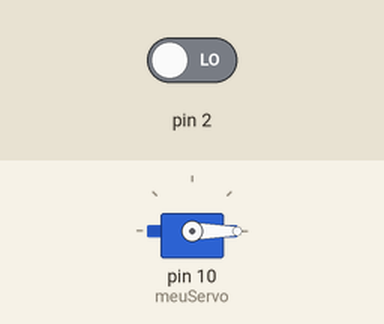
Bench run of a sketch on a simulated Arduino Uno, built with avr-gcc and run on an emulated ATmega328P. Parts: servo. The test bench sets the inputs (shaded band); at power-on: pin 2 LOW.

Above: at 1.2 s.
1.3 s: pin 2 driven HIGH
At 1.76 s:
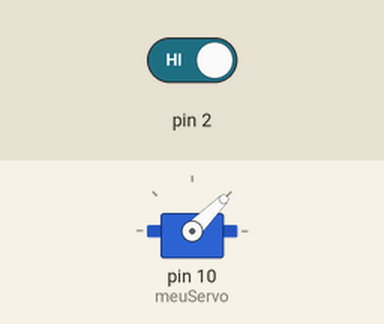
At 4.0 s:
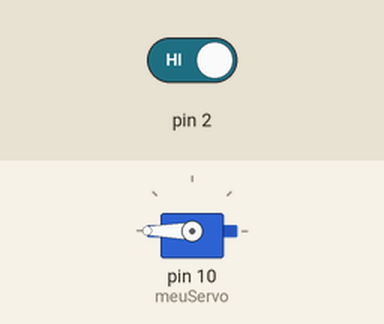
4.3 s: pin 2 driven LOW
At 5.6 s:
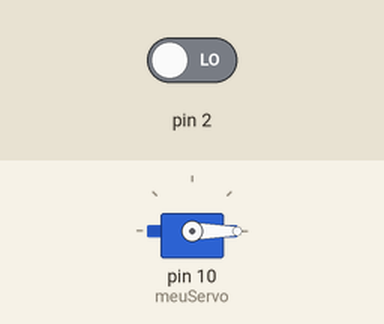
Timing chart, 0 to 7.3 s (numbered marks = the images above; inputs shaded):
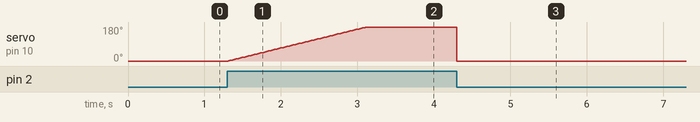

The sketch:

AbreTeSesamo.ino
```cpp
#include <Servo.h>

Servo meuServo;
int posicaoServo;

void setup() {
  meuServo.attach(10);
  pinMode(2, INPUT);
}

void loop() {
  if(digitalRead(2) == HIGH) {
    if(posicaoServo < 180) {
      posicaoServo++;
    }
  } else {
    posicaoServo = 0;
  }
  meuServo.write(posicaoServo);
  delay(10);
}
```

Measured:
- after the input at 1.3 s, servo on pin 10 (meuServo): moves from 0° to 180° over 1.8 s, starting at once
- after the input at 4.3 s, servo on pin 10 (meuServo): 180° → 0° at once
